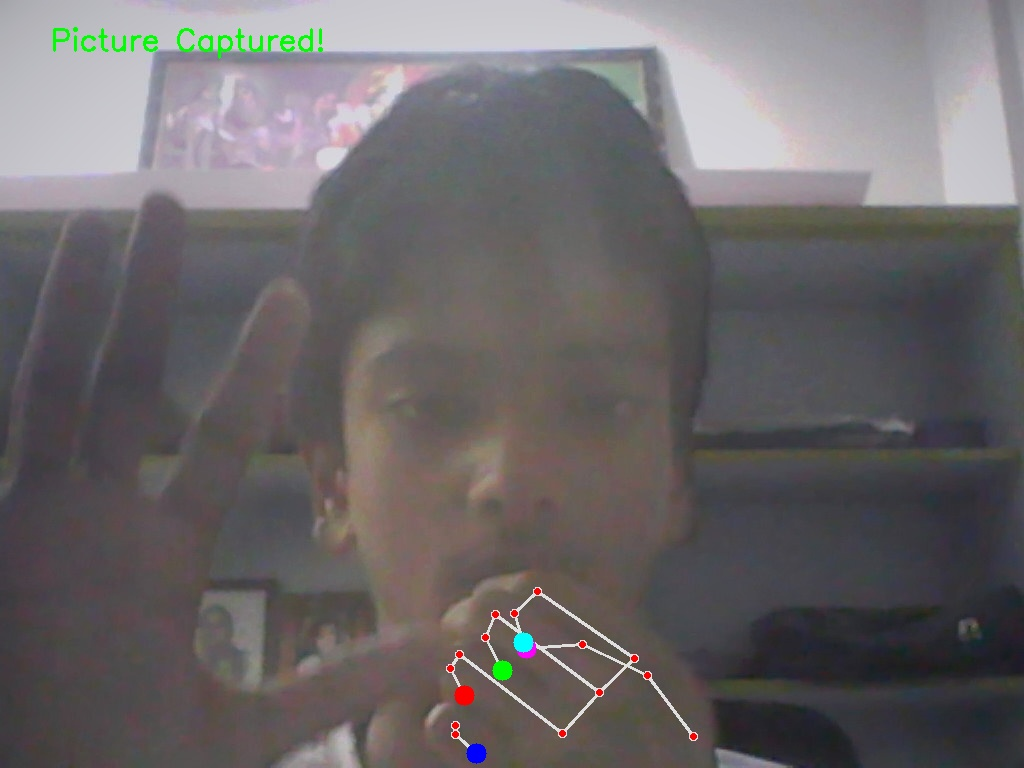
#> input picture picture_1762187885.jpg, 1024 x 768 px
$ python -i ppmw.py   (imports and definitions only)
#> lines starting #> are read from the running program, lines starting #| are printed output that depends on the picture
#> further down, picture is the input picture: PIL image 1024x768 RGB; mean R, G, B 107.6, 103.6, 105.1
import requests
from PIL import Image,ImageEnhance,ImageFilter
from io import BytesIO
imurl='https://router.huggingface.co/models/stabilityai/stable-diffusion-2-1'
def request_handling(prompt):
    headers={
        "Authorization":f"Bearer {''}"
    }
    payload={
        "inputs":f"{prompt}"
    }
    response=requests.post(imurl,headers=headers,json=payload)
    print(response.content)
    image=image=Image.open(BytesIO(response.content))
    return image
def enhance_func(image):
    enhancer=ImageEnhance.Brightness(image)
    bright_img=enhancer.enhance(1.2)
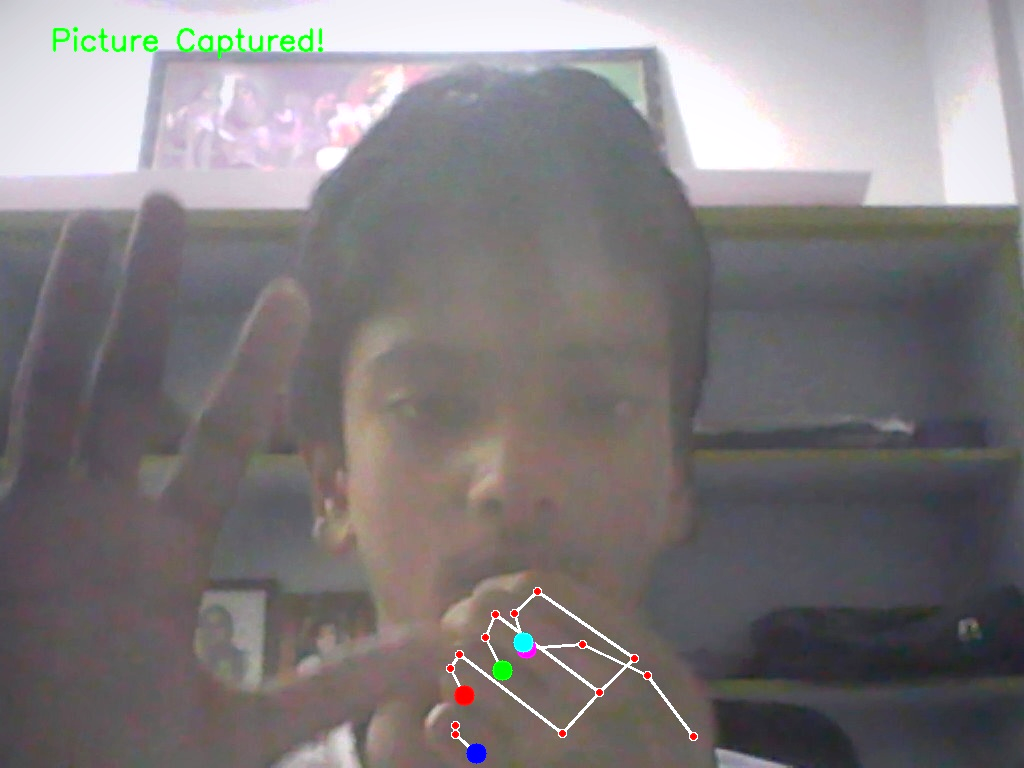
#> bright_img: PIL image 1024x768 RGB; mean R, G, B 128.6, 123.8, 125.6
    contrast_img=enhancer.enhance(1.3)
    filter_img=contrast_img.filter(ImageFilter.GaussianBlur(radius=2))
    return filter_img
# [8 lines not run here, left out]

>>> from PIL import Image
>>> picture = Image.open('picture_1762187885.jpg')
>>> result = enhance_func(picture)
